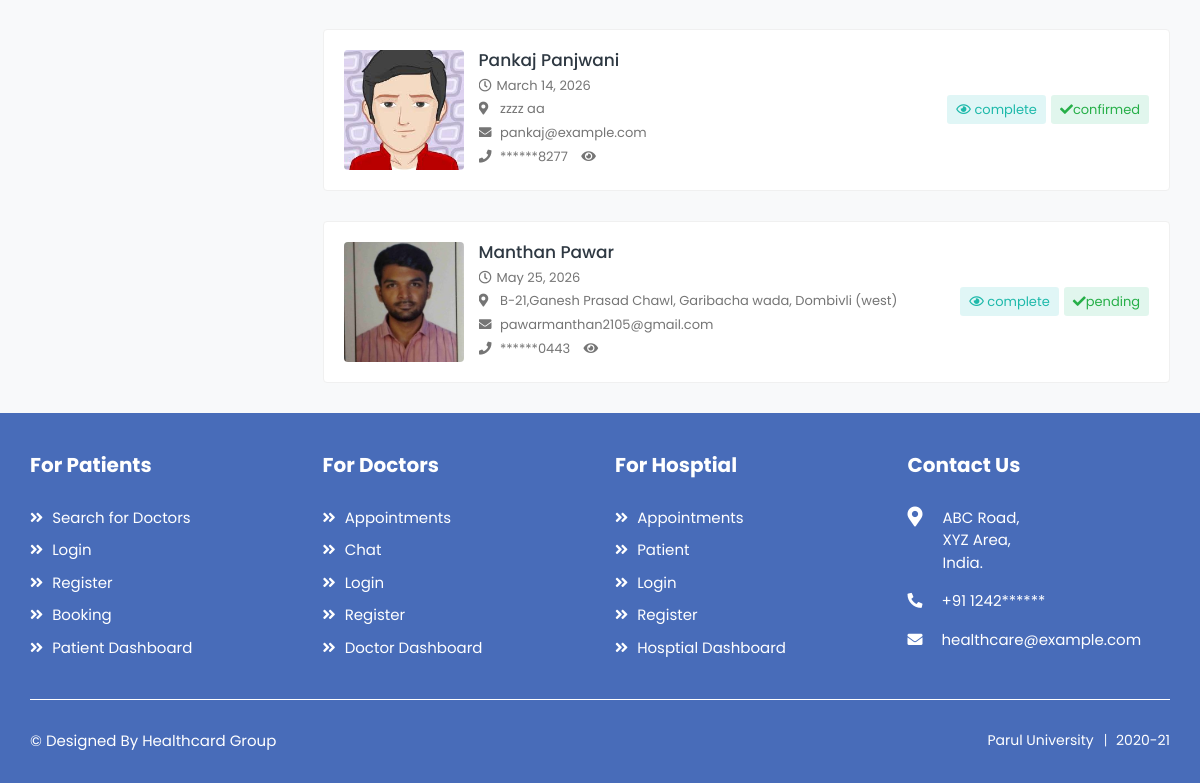
Before: /history_d_appointment (signed in, lower part) with the older database file.
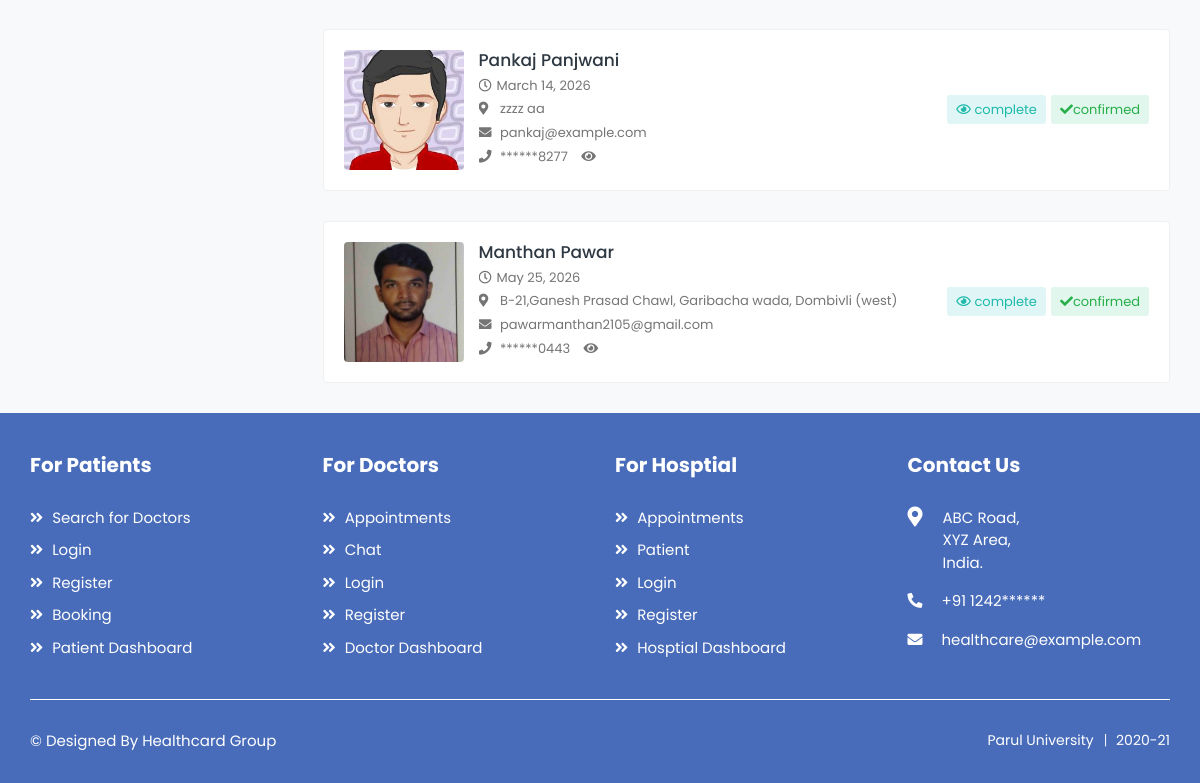
After: the same page with the newer database file.
### health/models.py (models this page shows, shortened)
class Appointment(models.Model):
    doctor=models.ForeignKey(Doctor, on_delete=models.CASCADE, null=True)
    patient=models.ForeignKey(Patient, on_delete=models.CASCADE, null=True)
    medical=models.ForeignKey(Medical, on_delete=models.CASCADE, null=True)
    a_date=models.DateField(null=True)
    a_timing=models.CharField(max_length=100,null=True)
    status=models.CharField(max_length=100,null=True)
    p_status=models.CharField(max_length=100,null=True)

class Patient(models.Model):
    user = models.ForeignKey(User,on_delete=models.CASCADE,null=True)
    blood_group = models.CharField(max_length=10,choices=blood_group,null=True)
    health_uid = models.CharField(max_length=16,null=True)
    ex_year= models.CharField(max_length=10,null=True)
    ex_month= models.CharField(max_length=10,null=True)
    cvv = models.CharField(max_length=10,null=True)
    mobile = models.CharField(max_length=10,null=True)
    address = models.CharField(max_length=100,null=True)
    card_status = models.CharField(max_length=100,null=True)
    dob = models.DateField(null=True)
    image = models.FileField(null=True)

### health/views.py (the view)
# urls.py: path('history_d_appointment',history_d_appointment,name="history_d_appointment"),
def history_d_appointment(request):
    if not access(request.user):
        messages.success(request,'Update Your Profile and Wait for Verification')
        return redirect('doctor_profile')
    tod=datetime.date.today()
    data=Appointment.objects.filter(doctor=Doctor.objects.get(user=request.user),a_date__lte=tod)
    d={'data':data}
    return render(request,'doctor/history_d_appoinment.html',d)

### health/views.py (called while the page is built)
def access(user):
    try:
        user = Doctor.objects.get(user=user)
        if user.status == "pending":
            return False
        else:
            return True
    except:
        try:
            user = Medical.objects.get(user=user)
            if user.status == "pending":
                return False
            else:
                return True
        except:
            try:
                user = Hospital.objects.get(user=user)
                if user.status == "pending":
                    return False
                else:
                    return True
            except:
                pass

### health/templates/doctor/history_d_appoinment.html (shortened to what this page needs)
{% extends 'doctor/sidebar.html' %}
{% load static %}
{% block b %}
    {% for i in data %}
        <div class="appointments">
                <div class="appointment-list">
                    <div class="profile-info-widget">
                        <a href="#" class="booking-doc-img">
                            <img src="{{i.patient.image.url}}" alt="User Image">
                        </a>
                        <div class="profile-det-info">
                            <h3><a href="#">{{i.patient.user.first_name}} {{i.patient.user.last_name}}</a></h3>
                            <div class="patient-details">
                                <h5><i class="far fa-clock"></i>{{i.a_date}}</h5>
                                <h5><i class="fas fa-map-marker-alt"></i> {{i.patient.address}}</h5>
                                <h5><i class="fas fa-envelope"></i> {{i.patient.user.email}}</h5>
                                <h5 class="mb-0"><i class="fas fa-phone"></i>
                                     <span class="contact-mask" data-contact="{{ i.patient.mobile }}">
                        ******{{ i.patient.mobile|slice:"-4:" }}
                    </span>
                    <i class="fa fa-eye toggle-contact" style="cursor:pointer;margin-left:10px;"></i>
                                    </h5>
                            </div>
                        </div>
                    </div>
                    <div class="appointment-action">
                        <a href="#" class="btn btn-sm bg-info-light" data-toggle="modal" data-target="#appt_details">
                            <i class="far fa-eye"></i> {{i.p_status}}
                        </a>
                        <a href="{% url 'update_status' i.id %}" class="btn btn-sm bg-success-light">
                            <i class="fas fa-check"></i>{{i.status}}
                        </a>
                    </div>
                </div>
            </div>
{% endfor %}
{% endblock %}

Changed rows visible on the page:
changed Appointment "May 25, 2026": status "pending" → "confirmed"
